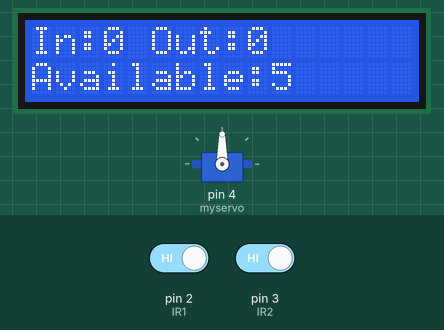
Recording of a sketch running on a simulated Arduino Uno, built with avr-gcc and run on an emulated ATmega328P. On the bench: servo, 16×2 character LCD. Inputs (shaded band) come from the test bench; at power-on: pin 2 (IR1) HIGH, pin 3 (IR2) HIGH. What the sketch prints to the serial monitor is not drawn.

Above: at 3.3 s.
3.4 s: pin 2 (IR1) driven LOW and pin 3 (IR2) driven LOW
At 4.3 s:
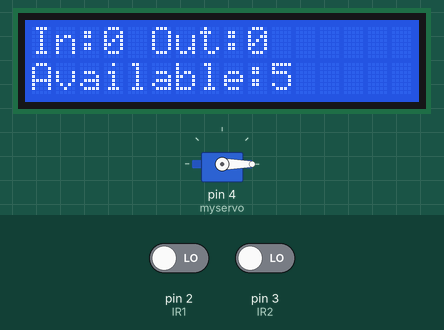
At 5.7 s:
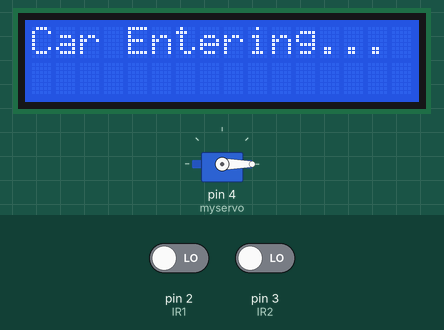
Timing chart, 0 to 7.5 s (numbered marks = the images above; inputs shaded):
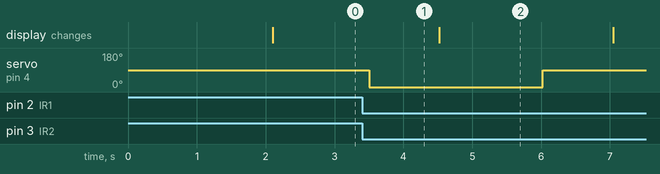

The sketch:

Arduino_Car_Parking.ino
```cpp
#include <Servo.h>
#include <Wire.h>
#include <LiquidCrystal_I2C.h>

#define IR1 2 // Entry side sensor
#define IR2 3 // Exit side sensor
#define TOTAL_SLOTS 5

Servo myservo;
LiquidCrystal_I2C lcd(0x27, 16, 2);

int entryCount = 0;
int exitCount = 0;

void setup() {
  Serial.begin(9600);
  pinMode(IR1, INPUT);
  pinMode(IR2, INPUT);
  myservo.attach(4);
  myservo.write(90); // Gate closed

  lcd.begin(16, 2);
  lcd.backlight();
  lcd.setCursor(0, 0);
  lcd.print("Parking System");
  delay(2000);
  lcd.clear();
  updateLCD();
}

void loop() {
  int ir1 = digitalRead(IR1);
  int ir2 = digitalRead(IR2);

  // Car Entering: IR1 first, then IR2
  if (ir1 == LOW) {
    delay(100);
    if (digitalRead(IR2) == LOW) {
      if (entryCount - exitCount < TOTAL_SLOTS) {
        openGate();
        entryCount++;
        Serial.println("Car Entered");
        lcdMessage("Car Entering...");
      } else {
        Serial.println("Parking Full");
        lcdMessage("Parking Full!");
      }
      closeGate();
      updateLCD();
      waitForSensorsToClear();
    }
  }

  // Car Exiting: IR2 first, then IR1
  if (ir2 == LOW) {
    delay(100);
    if (digitalRead(IR1) == LOW) {
      openGate();
      exitCount++;
      Serial.println("Car Exited");
      lcdMessage("Car Exiting...");
      closeGate();
      updateLCD();
      waitForSensorsToClear();
    }
  }

  delay(100);
}

void openGate() {
  myservo.write(0);  // Open
  delay(1000);
}

void closeGate() {
  myservo.write(90); // Close
  delay(1000);
}

void waitForSensorsToClear() {
  // Wait until both sensors are HIGH again
  while (digitalRead(IR1) == LOW || digitalRead(IR2) == LOW) {
    delay(100);
  }
}

void updateLCD() {
  int available = TOTAL_SLOTS - (entryCount - exitCount);
  if (available < 0) available = 0;

  lcd.clear();
  lcd.setCursor(0, 0);
  lcd.print("In:");
  lcd.print(entryCount);
  lcd.print(" Out:");
  lcd.print(exitCount);
  lcd.setCursor(0, 1);
  lcd.print("Available:");
  lcd.print(available);
}

void lcdMessage(String msg) {
  lcd.clear();
  lcd.setCursor(0, 0);
  lcd.print(msg);
  delay(1500);
}
```

Measured:
- after the input at 3.4 s, servo on pin 4 (myservo): 90° → 0° after 0.11 s, → 90° 2.5 s later
